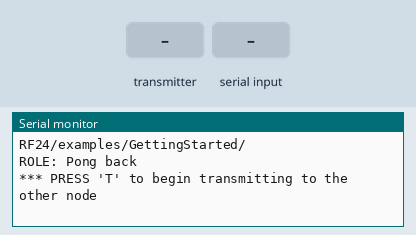
Recording of a sketch running on a simulated Arduino Uno, built with avr-gcc and run on an emulated ATmega328P. On the bench: the last lines printed to the serial monitor. The test bench sets the inputs (shaded band). No radio packets arrive unless stated.

Above: at 1.2 s.
1.3 s: the transmitter starts sending got_time = 0
At 1.37 s:
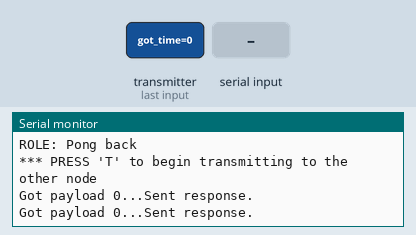
3.2 s: "T" received over Serial
At 4.1 s:
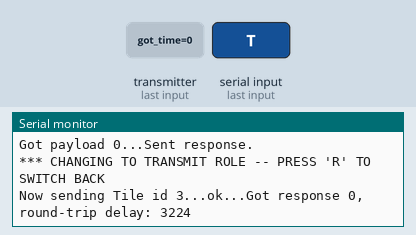
4.7 s: "R" received over Serial
At 5.34 s:
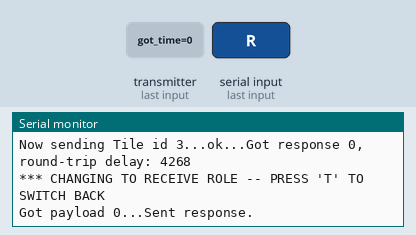

The sketch:

Working_Radio_Test.ino
```cpp
// (licence header left out)
/**
 * Example for Getting Started with nRF24L01+ radios.
 *
 * This is an example of how to use the RF24 class.  Write this sketch to two
 * different nodes.  Put one of the nodes into 'transmit' mode by connecting
 * with the serial monitor and sending a 'T'.  The ping node sends the current
 * time to the pong node, which responds by sending the value back.  The ping
 * node can then see how long the whole cycle took.
 */

#include <SPI.h>
#include "nRF24L01.h"
#include "RF24.h"
#include "printf.h"

//
// Hardware configuration
//

// Set up nRF24L01 radio on SPI bus plus pins 9 & 10

RF24 radio(9,10);

//
// Topology
//

// Radio pipe addresses for the 2 nodes to communicate.
const uint64_t pipes[2] = { 0xF0F0F0F0E1LL, 0xF0F0F0F0D2LL };

//
// Role management
//
// Set up role.  This sketch uses the same software for all the nodes
// in this system.  Doing so greatly simplifies testing.
//

// The various roles supported by this sketch
typedef enum { role_ping_out = 1, role_pong_back } role_e;

// The debug-friendly names of those roles
const char* role_friendly_name[] = { "invalid", "Ping out", "Pong back"};

// The role of the current running sketch
role_e role = role_pong_back;

struct package {
  int id;
  int tile;
  int tileOrientation;
  int xCoordinate;
  int yCoordinate;
  int robotOrientation;
};

typedef struct package Package;


void setup(void)
{
  //
  // Print preamble
  //

  Serial.begin(9600);
  printf_begin();
  printf("\n\rRF24/examples/GettingStarted/\n\r");
  printf("ROLE: %s\n\r",role_friendly_name[role]);
  printf("*** PRESS 'T' to begin transmitting to the other node\n\r");

  //
  // Setup and configure rf radio
  //

  radio.begin();

  // optionally, increase the delay between retries & # of retries
  radio.setRetries(15,15);

  // optionally, reduce the payload size.  seems to
  // improve reliability
  //radio.setPayloadSize(8);

  //
  // Open pipes to other nodes for communication
  //

  // This simple sketch opens two pipes for these two nodes to communicate
  // back and forth.
  // Open 'our' pipe for writing
  // Open the 'other' pipe for reading, in position #1 (we can have up to 5 pipes open for reading)

  //if ( role == role_ping_out )
  {
    //radio.openWritingPipe(pipes[0]);
    //radio.openReadingPipe(1,pipes[1]);
  }
  //else
  {
    //radio.openWritingPipe(pipes[1]);
    //radio.openReadingPipe(1,pipes[0]);
  }

  //
  // Start listening
  //

  radio.startListening();

  //
  // Dump the configuration of the rf unit for debugging
  //

  radio.printDetails();
}

void loop(void)
{
  //
  // Ping out role.  Repeatedly send the current time
  //

  if (role == role_ping_out)
  {
    // First, stop listening so we can talk.
    radio.stopListening();

    Package package = {24, 4, 200, 100, 2, 25};
    unsigned long id = 3;

    // Take the time, and send it.  This will block until complete
    //unsigned long time = 666;
    printf("Now sending Tile id %lu...", id);
    bool ok = radio.write( &id, sizeof(unsigned long) );

    if (ok)
      printf("ok...");
    else
      printf("failed.\n\r");

    // Now, continue listening
    radio.startListening();

    // Wait here until we get a response, or timeout (250ms)
    unsigned long started_waiting_at = millis();
    bool timeout = false;
    while ( ! radio.available() && ! timeout )
      if (millis() - started_waiting_at > 200 )
        timeout = true;

    // Describe the results
    if ( timeout )
    {
      printf("Failed, response timed out.\n\r");
    }
    else
    {
      // Grab the response, compare, and send to debugging spew
      unsigned long got_time;
      radio.read( &got_time, sizeof(unsigned long) );

      // Spew it
      printf("Got response %lu, round-trip delay: %lu\n\r",got_time,millis()-got_time);
    }

    // Try again 1s later
    delay(1000);
  }

  //
  // Pong back role.  Receive each packet, dump it out, and send it back
  //

  if ( role == role_pong_back )
  {
    // if there is data ready
    if ( radio.available() )
    {
      // Dump the payloads until we've gotten everything
       Package package;

      bool done = false;
      while (!done)
      {
        // Fetch the payload, and see if this was the last one.
        done = radio.read(&package, sizeof(package) );

        unsigned long got_time = package.tile;
        // Spew it
        printf("Got payload %d...", package.tile);

  // Delay just a little bit to let the other unit
  // make the transition to receiver
  delay(20);
      }

      // First, stop listening so we can talk
      radio.stopListening();

      unsigned long send_response = 2222;
      // Send the final one back.
      radio.write( &send_response, sizeof(unsigned long) );
      printf("Sent response.\n\r");

      // Now, resume listening so we catch the next packets.
      radio.startListening();
    }
  }

  //
  // Change roles
  //

  if ( Serial.available() )
  {
    char c = toupper(Serial.read());
    if ( c == 'T' && role == role_pong_back )
    {
      printf("*** CHANGING TO TRANSMIT ROLE -- PRESS 'R' TO SWITCH BACK\n\r");

      // Become the primary transmitter (ping out)
      role = role_ping_out;
      radio.openWritingPipe(pipes[0]);
      radio.openReadingPipe(1,pipes[1]);
    }
    else if ( c == 'R' && role == role_ping_out )
    {
      printf("*** CHANGING TO RECEIVE ROLE -- PRESS 'T' TO SWITCH BACK\n\r");

      // Become the primary receiver (pong back)
      role = role_pong_back;
      radio.openWritingPipe(pipes[1]);
      radio.openReadingPipe(1,pipes[0]);
    }
  }
}
// vim:cin:ai:sts=2 sw=2 ft=cpp
```

printf.h
```cpp
// (licence header left out)
/**
 * @file printf.h
 *
 * Setup necessary to direct stdout to the Arduino Serial library, which
 * enables 'printf'
 */

#ifndef __PRINTF_H__
#define __PRINTF_H__

#ifdef ARDUINO

int serial_putc( char c, FILE * )
{
  Serial.write( c );

  return c;
}

void printf_begin(void)
{
  fdevopen( &serial_putc, 0 );
}

#else
#error This example is only for use on Arduino.
#endif // ARDUINO

#endif // __PRINTF_H__
```

printf.h.ino
```cpp
// (licence header left out)
/**
 * @file printf.h
 *
 * Setup necessary to direct stdout to the Arduino Serial library, which
 * enables 'printf'
 */

#ifndef __PRINTF_H__
#define __PRINTF_H__

#ifdef ARDUINO

int serial_putc( char c, FILE * )
{
  Serial.write( c );

  return c;
}

void printf_begin(void)
{
  fdevopen( &serial_putc, 0 );
}

#else
#error This example is only for use on Arduino.
#endif // ARDUINO

#endif // __PRINTF_H__
```

Measured:
- after the input at 1.3 s, the serial monitor: prints a new line at once (image 1)
- after the input at 3.2 s, the serial monitor: prints a new line at once (image 2)
- after the input at 4.7 s, the serial monitor: prints a new line after 0.57 s (image 3)
